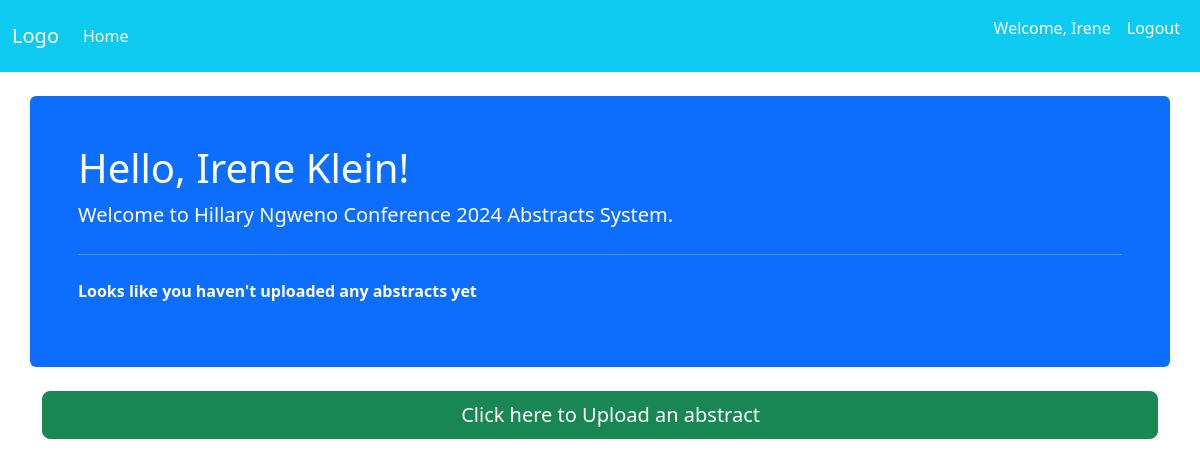
Page / (signed in) on the earlier database version.
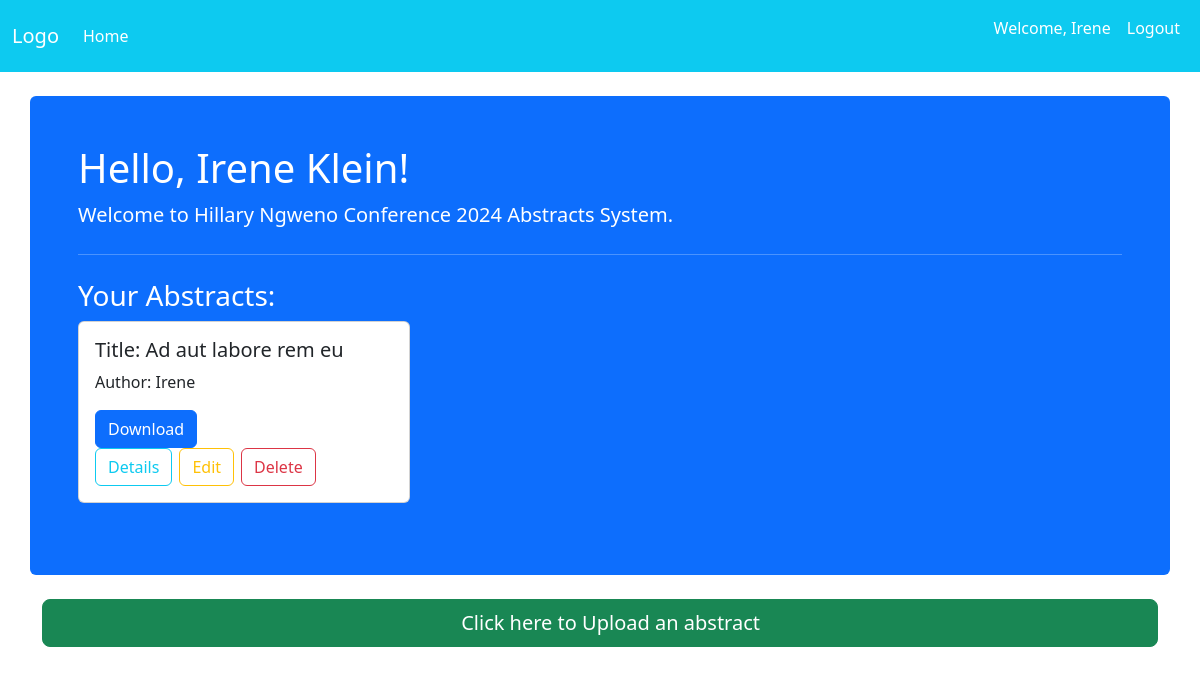
Same page on the later database version.
### abstracts/models.py (models this page shows, shortened)
class Abstract(models.Model):
    title = models.CharField(max_length=254)
    description = models.TextField(max_length=254)
    file = models.FileField(upload_to=abstract_file_path, null=True, blank=True)
    author = models.ForeignKey(CustomUser, on_delete=models.CASCADE)
    created_at = models.DateTimeField(auto_now_add=True)
    updated_at = models.DateTimeField(auto_now=True)

### accounts/models.py (models this page shows)
class CustomUser(AbstractUser):
    username = models.TextField(max_length=25, unique=True)
    email = models.EmailField(max_length=50, unique=True)
    phone = models.CharField(max_length=14)
    def get_full_name(self):
        return "{} {}".format(self.first_name, self.last_name)
    objects = CustomUserManager()

### accounts/views.py (the view)
# urls.py: 2. Add a URL to urlpatterns:  path('', views.home, name='home')
def home(request):
    user = request.user
    if user.is_authenticated and not user.is_anonymous:
        if user.is_superuser:
            abstracts = Abstract.objects.all()
        else:
            abstracts = Abstract.objects.filter(author=user)
    else:
        abstracts = Abstract.objects.none()  # To handle the anonymous user error
    context = {
        'user': user,
        'abstracts': abstracts
        }
    return render(request, "index.html", context)

### templates/index.html (shortened to what this page needs)
{% extends 'common/base.html' %}
{% block content %}
    <div class="container p-5 mt-4 bg-primary text-white rounded">
        <div class="jumbotron">
            {% if user.is_authenticated %}
                <h3 class="display-6">Hello, {{ user.get_full_name }}!</h3>
                <p class="lead">Welcome to Hillary Ngweno Conference 2024 Abstracts System.</p>
                {% if user.is_superuser %}
                    <hr class="my-4">
                    <h3>All Abstracts:</h3>
                    <div class="row row-cols-1 row-cols-md-2 row-cols-lg-3 g-4">
                        {% for abstract in abstracts %}
                            <div class="col mb-4">
                                <div class="card">
                                    <div class="card-body text-dark">
                                        <h5 class="card-title">Title: {{ abstract.title }}</h5>
                                        <p class="card-text">Author: {{ abstract.author }}</p>
                                        <a href="{{ abstract.file.url }}" download class="btn btn-primary">Download</a>
                                        <div class="btn-group" role="group" aria-label="Abstract Actions">
                                            <a href="{% url 'abstracts:details' abstract.id %}" class="btn btn-outline-info me-2 rounded">Details</a>
                                            <a href="{% url 'abstracts:edit' abstract.id %}" class="btn btn-outline-warning me-2 rounded">Edit</a>
                                            <a href="{% url 'abstracts:delete' abstract.id %}" class="btn btn-outline-danger rounded">Delete</a>
                                        </div>
                                    </div>
                                </div>
                            </div>
                        {% endfor %}
                    </div>
                {% else %}
                    {% if abstracts %}
                        <hr class="my-4">
                        <h3>Your Abstracts:</h3>
                        <div class="row row-cols-1 row-cols-md-2 row-cols-lg-3 g-4">
                            {% for abstract in abstracts %}
                                <div class="col mb-4">
                                    <div class="card">
                                        <div class="card-body text-dark">
                                            <h5 class="card-title">Title: {{ abstract.title }}</h5>
                                            <p class="card-text">Author: {{ abstract.author }}</p>
                                            <a href="{{ abstract.file.url }}" download class="btn btn-primary">Download</a>
                                            <div class="btn-group" role="group" aria-label="Abstract Actions">
                                                <a href="{% url 'abstracts:details' abstract.id %}" class="btn btn-outline-info me-2 rounded">Details</a>
                                                <a href="{% url 'abstracts:edit' abstract.id %}" class="btn btn-outline-warning me-2 rounded">Edit</a>
                                                <a href="{% url 'abstracts:delete' abstract.id %}" class="btn btn-outline-danger rounded">Delete</a>
                                            </div>
                                        </div>
                                    </div>
                                </div>
                            {% endfor %}
                        </div>
                    {% else %}
                    <hr class="my-4">
                        <p><strong>Looks like you haven't uploaded any abstracts yet</strong></p>
                    {% endif %}
                {% endif %}
            {% endif %}
        </div>
    </div>
    <br>
    <div class="container text-center d-grid">
        <a href="{% url 'abstracts:upload' %}" class="btn btn-lg btn-success text-white btn-block hop-button">
            Click here to Upload an abstract
        </a>
    </div>
{% endblock %}

Differences in the rows shown:
added Abstract: title "Ad aut labore rem eu", author "Irene"
Other differences:
text no longer shown: "Looks like you haven't uploaded any abstracts yet"
text now shown: "Your Abstracts:"
